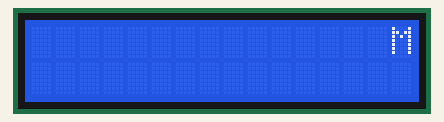
Simulated run of this sketch. Board: Arduino Uno, built with avr-gcc and run on an emulated ATmega328P. On the bench: 16×2 character LCD.

Above: at 0.37 s.
At 3.64 s:
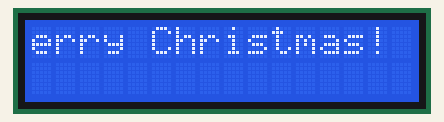
At 4.26 s:
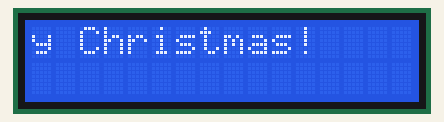
At 4.88 s:
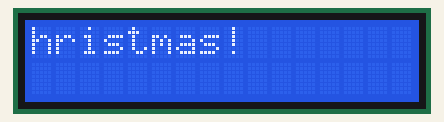
At 5.49 s:
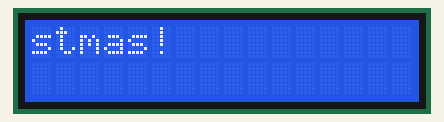
At 6.3 s:
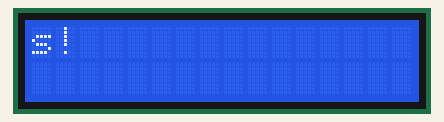

The sketch:

LED_display.ino
```cpp
#include <LiquidCrystal.h>
#include <stdio.h>

LiquidCrystal lcd(12, 11, 5, 4, 3, 2);

char S[20] = "Merry Christmas!";

void setup() {
  lcd.begin(16,2);
}

void loop() {
  for (int i=0; i<16; i++) {
    lcd.clear();
    lcd.setCursor(16-i, 0);
    lcd.print("Merry Christmas!");
    delay(200);
  }
  for (int i=0; i<16; i++) {
    lcd.clear();
    for (int j=0; j<16; j++) {
      if ((i+j) >= strlen(S))
        break;
      lcd.setCursor(j,0);
      lcd.print(S[j+i]);
    }
    delay(200);
  }
}
```

Measured:
- by itself, everything shown: repeats every 6.5 s, in 32 steps
